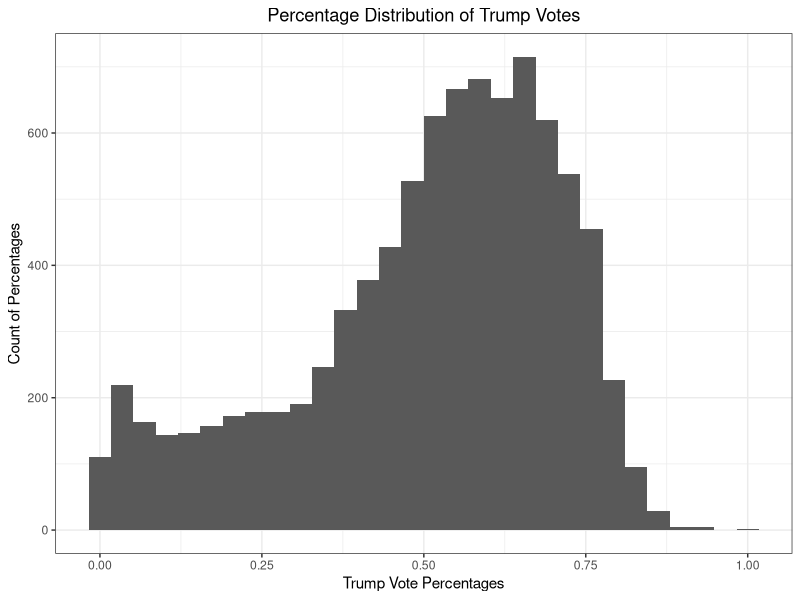
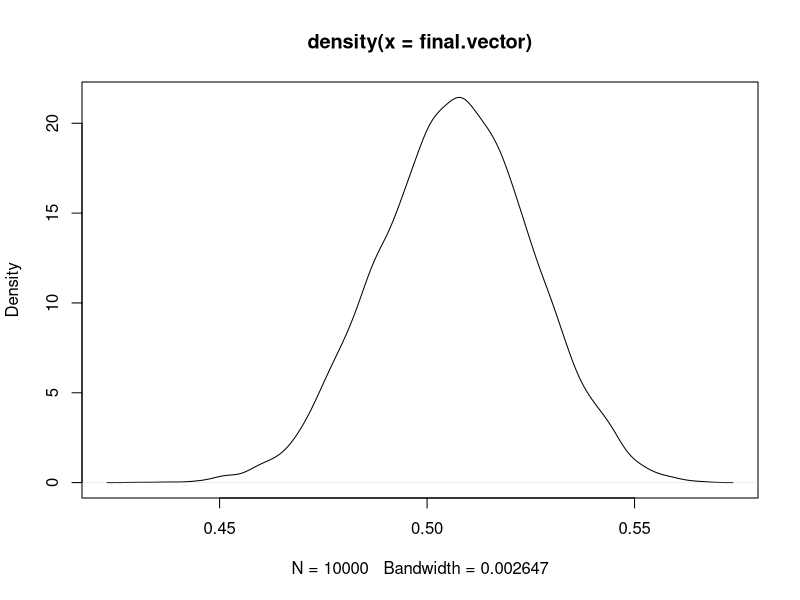

Source code (R) for these figures, in order:
## ---- chunk 1
knitr::opts_chunk$set(echo = TRUE)
library(readxl)
library(tidyverse)
## ---- chunk 2
pnorm(78,76,sqrt(35)/sqrt(50),lower.tail = T)-pnorm(73,76,sqrt(35)/sqrt(50),lower.tail = T)

#another way to do the problem
# standrd.error <- sqrt(35)/sqrt(50)
# pnorm(78,76,standrd.error,lower.tail = T)-pnorm(73,76,standrd.error,lower.tail = T)
## ---- chunk 3
#lb
qnorm(.005,76,sqrt(35)/sqrt(75),lower.tail=T)
#ub
qnorm(.995,76,sqrt(35)/sqrt(75),lower.tail=T)
## ---- chunk 4
#getting the upper interval for the standard normal variable
#qnorm(0.975,0,1,lower.tail = T) #1.959964

#getting the interval ratio for both graphs
#((qnorm(0.975,0,1,lower.tail = T))/0.5) #3.919928
#1.96/0.5 #3.92

#converting the sqrt(35) to how it will look in the standard normal graph
#(sqrt(35)*((qnorm(0.975,0,1,lower.tail = T))/0.5)) #23.19061
#sqrt(35)*3.92 #23.19

#squaring the values to find the sampling size
(sqrt(35)*((qnorm(0.975,0,1,lower.tail = T))/0.5))**2 #538
# 23.19**2 #538

#checking answer
#qnorm(.975,76,sqrt(35)/sqrt("Sample_Size"),lower.tail = T) # =76.5
#qnorm(.975,76,sqrt(35)/sqrt((sqrt(35)*((qnorm(0.975,0,1,lower.tail = T))/0.5))**2),lower.tail = T) #76.5

## ---- chunk 5
setwd('C:/Users/hussainsarfraz/Desktop/DATA 310')
ohio2016.election <- read_xlsx('Ohio2016.xlsx')

ohio2016.election <- ohio2016.election %>%
  mutate(trump.vote = Trump/Ballots)

ohio2016.election %>%
  ggplot() +
  geom_histogram(aes(x = trump.vote)) +
  xlab("Trump Vote Percentages") +
  ylab('Count of Percentages') +
  theme_bw() +
  ggtitle('Percentage Distribution of Trump Votes') +
  theme(plot.title = element_text(hjust = 0.5)) 
## ---- chunk 6
mean(ohio2016.election$trump.vote)
var(ohio2016.election$trump.vote)
## ---- chunk 7
#lb
qnorm(0.005,mean(ohio2016.election$trump.vote),sqrt(var(ohio2016.election$trump.vote))/sqrt(40),lower.tail = T)

#ub
qnorm(0.995,mean(ohio2016.election$trump.vote),sqrt(var(ohio2016.election$trump.vote))/sqrt(40),lower.tail = T)
## ---- chunk 8
#80 sample size
#lb
qnorm(0.005,mean(ohio2016.election$trump.vote),sqrt(var(ohio2016.election$trump.vote))/sqrt(80),lower.tail = T)
#ub
qnorm(0.995,mean(ohio2016.election$trump.vote),sqrt(var(ohio2016.election$trump.vote))/sqrt(80),lower.tail = T)


#120 sample size
#lb
qnorm(0.005,mean(ohio2016.election$trump.vote),sqrt(var(ohio2016.election$trump.vote))/sqrt(120),lower.tail = T)
#ub
qnorm(0.995,mean(ohio2016.election$trump.vote),sqrt(var(ohio2016.election$trump.vote))/sqrt(120),lower.tail = T)
## ---- chunk 9
# – Draw a random sample of 120 precincts from the data (I use the ‘sample()’
#                                                        function to do this).
trump.sample <- sample(ohio2016.election$trump.vote, 120, replace = FALSE, prob = NULL)


# – Calculate the average Trump vote share in these precincts.
# – Store this average in a vector
trump.average <- mean(trump.sample)
trump.average

# – Repeat those three steps 10,000 times using a for loop

repeats <- 10000
final.vector <- rep(NA, length(repeats))

for(i in 1:repeats){
  
  samp <- sample(ohio2016.election$trump.vote, 120, replace = F, prob = NULL)
  
  final.vector[i] <- mean(samp)
}

# – After running the 10,000 simulations, use the quantile() function to find 0.5
# and 99.5 percentiles of the average Trump vote share over the 10,000 simulations. 
# Compares these values to the bounds on the symmetric 99 percent
# confidence interval you estimated using the Central Limit Theorem.

quantile(final.vector, probs = c(0.005,0.995))

plot(density(final.vector))
mean(final.vector) 
mean(ohio2016.election$trump.vote)

